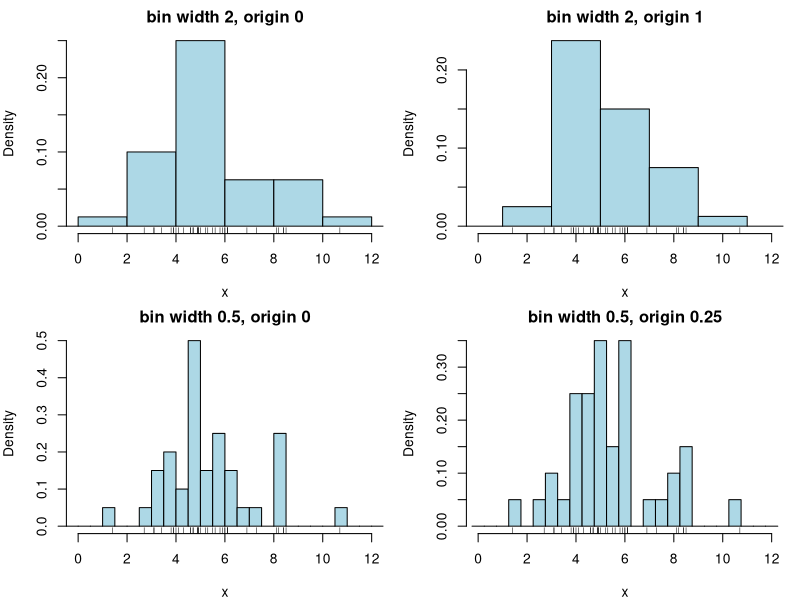

The R script that drew this image:
# The same 40 observations in four histograms: two bin widths and two bin origins.
x <- c(6.1, 4.7, 4.1, 4.6, 6.0, 5.5, 4.6, 5.8, 5.6, 5.0,
       5.9, 4.9, 3.9, 4.9, 4.0, 3.1, 4.9, 6.1, 3.1, 4.3,
       4.9, 6.0, 1.4, 3.9, 6.1, 5.3, 2.7, 6.9, 5.2, 3.8,
       8.2, 8.5, 8.1, 4.9, 8.4, 8.4, 7.3, 3.4, 10.7, 4.7)
settings <- list(c(2, 0), c(2, 1), c(0.5, 0), c(0.5, 0.25))
op <- par(mfrow = c(2, 2), mar = c(4, 4, 2, 1))
for (s in settings) {
  breaks <- seq(s[2] - s[1], 12 + s[1], by = s[1])
  hist(x, breaks = breaks, freq = FALSE, xlim = c(0, 12), col = "lightblue",
       main = sprintf("bin width %g, origin %g", s[1], s[2]), xlab = "x")
  rug(x)
}
par(op)
